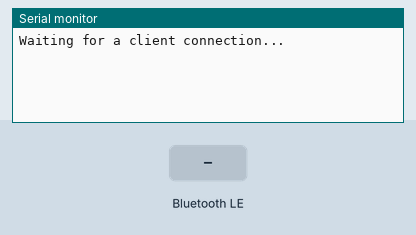
Simulated run of this sketch. Board: ESP32. Parts: the last lines printed to the serial monitor. Inputs (shaded band) come from the test bench. Nothing arrives over Bluetooth unless stated; a phone connects over Bluetooth LE 3 s after start.

Above: at 1.2 s.
1.3 s: Bluetooth LE write "1" received
At 2.6 s:
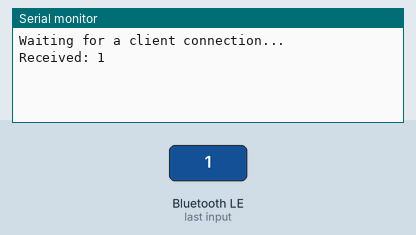
4.3 s: Bluetooth LE write "0" received
At 4.8 s:
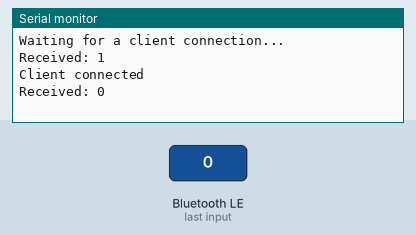
5.8 s: Bluetooth LE write "2" received
At 7.2 s:
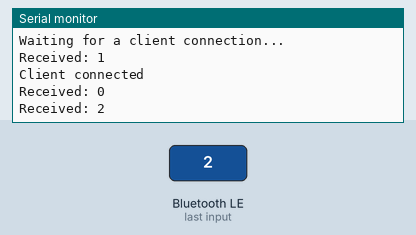

Measured:
- after the input at 1.3 s, the serial monitor: prints a new line after 0.05 s (image 1)
- after the input at 4.3 s, the serial monitor: prints a new line after 0.05 s (image 2)
- after the input at 5.8 s, the serial monitor: prints a new line after 0.05 s (image 3)

The sketch:

sketch_oct6a.ino
```cpp
#include <BLEDevice.h>
#include <BLEServer.h>
#include <BLEUtils.h>
#include <BLE2902.h>

// BLE UUIDs (using Nordic UART Service UUIDs)
#define SERVICE_UUID           "6E400001-B5A3-F393-E0A9-E50E24DCCA9E"
#define CHARACTERISTIC_UUID_RX "6E400002-B5A3-F393-E0A9-E50E24DCCA9E"
#define CHARACTERISTIC_UUID_TX "6E400003-B5A3-F393-E0A9-E50E24DCCA9E"

BLECharacteristic *pCharacteristicTX;
bool deviceConnected = false;

class MyServerCallbacks: public BLEServerCallbacks {
    void onConnect(BLEServer* pServer) {
      deviceConnected = true;
      Serial.println("Client connected");
    }

    void onDisconnect(BLEServer* pServer) {
      deviceConnected = false;
      Serial.println("Client disconnected");
    }
};

class MyCallbacks: public BLECharacteristicCallbacks {
    void onWrite(BLECharacteristic *pCharacteristic) {
      String rxValue = pCharacteristic->getValue();

      if (rxValue.length() > 0) {
        Serial.print("Received: ");
        for (int i = 0; i < rxValue.length(); i++) {
          Serial.print(rxValue[i]);
        }
        Serial.println();
      }
    }
};


void setup() {
  Serial.begin(115200);

  // Initialize BLE
  BLEDevice::init("ESP32_BLE");

  // Create BLE Server
  BLEServer *pServer = BLEDevice::createServer();
  pServer->setCallbacks(new MyServerCallbacks());

  // Create BLE Service
  BLEService *pService = pServer->createService(SERVICE_UUID);

  // Create BLE Characteristics
  BLECharacteristic *pCharacteristicRX = pService->createCharacteristic(
                                          CHARACTERISTIC_UUID_RX,
                                          BLECharacteristic::PROPERTY_WRITE
                                        );

  pCharacteristicTX = pService->createCharacteristic(
                        CHARACTERISTIC_UUID_TX,
                        BLECharacteristic::PROPERTY_NOTIFY
                      );

  pCharacteristicTX->addDescriptor(new BLE2902());

  // Set Callbacks
  pCharacteristicRX->setCallbacks(new MyCallbacks());

  // Start the service
  pService->start();

  // Start advertising
  BLEAdvertising *pAdvertising = pServer->getAdvertising();
  pAdvertising->start();
  Serial.println("Waiting for a client connection...");
}

void loop() {
  // Nothing to do here
}
```
